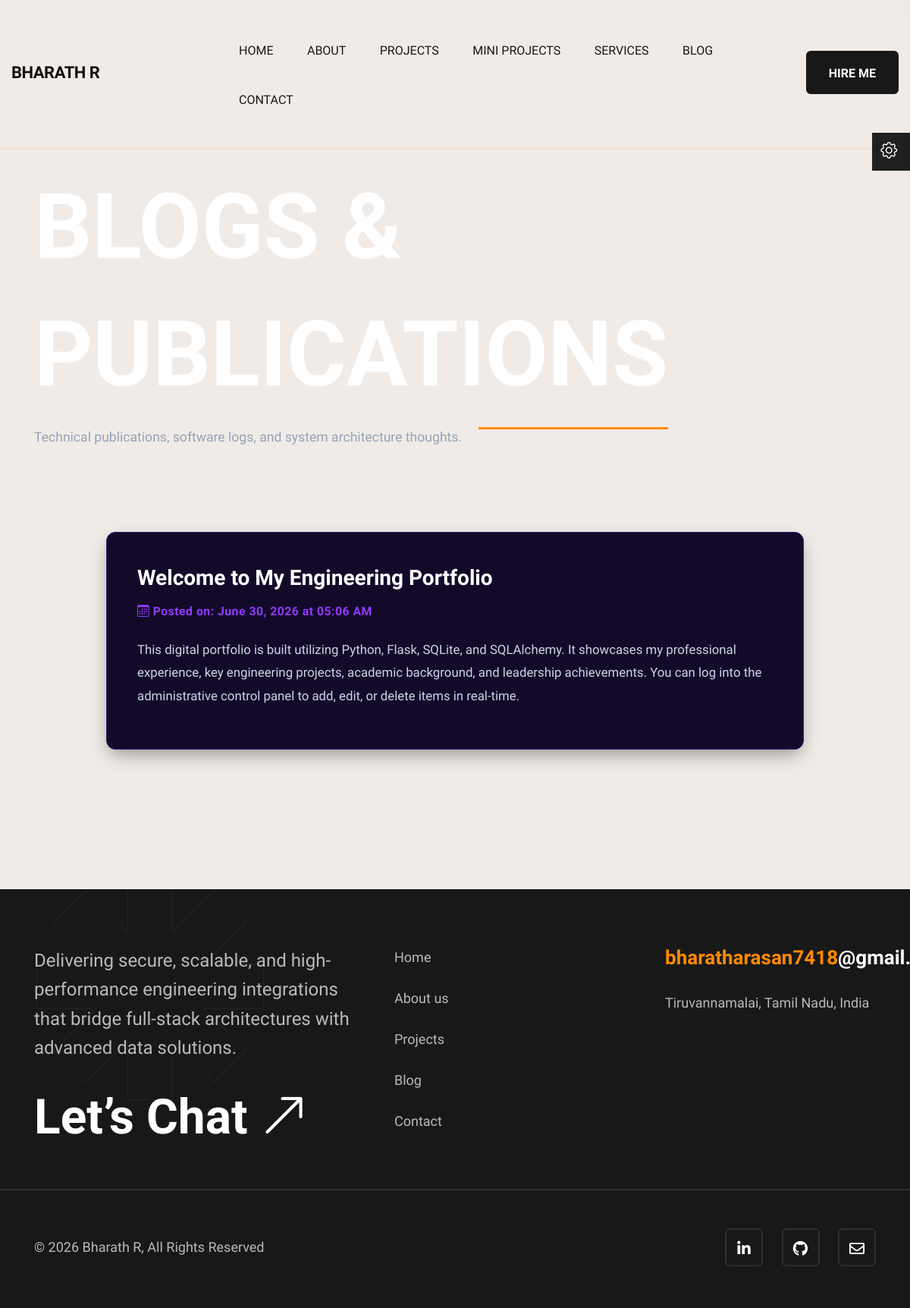
Screenshot of /blogs with the database file from the repository.
### app.py (models this page shows)
class Blog(db.Model):
    id = db.Column(db.Integer, primary_key=True)
    title = db.Column(db.String(150), nullable=False)
    content = db.Column(db.Text, nullable=False)
    date_posted = db.Column(db.DateTime, nullable=False, default=datetime.utcnow)

### app.py (the view)
@app.route('/blogs')
def blogs():
    all_blogs = Blog.query.order_by(Blog.date_posted.desc()).all()
    return render_template('blogs.html', blogs=all_blogs)

### templates/blogs.html
{% extends 'base.html' %}
{% block content %}
<div class="page-title-area pt-215 pb-30">
    <div class="container">
        <div class="row align-items-center">
            <div class="col-lg-9">
                <div class="page-title-wrapper text-lg-start text-center mb-40">
                    <h2 class="page-title mb-10" style="color: white;">Blogs & Publications</h2>
                    <p style="color: #94a3b8; font-size: 1.1rem;">Technical publications, software logs, and system architecture thoughts.</p>
                </div>
            </div>
        </div>
    </div>
</div>
<section class="blogs-details pt-40 pb-160">
    <div class="container">
        <div class="row justify-content-center">
            <div class="col-lg-10">
                {% for blog in blogs %}
                <div class="card mb-4" style="background: #130a2a; border: 1px solid #3c1e75; border-radius: 12px; padding: 40px; box-shadow: 0 10px 25px -5px rgba(0, 0, 0, 0.4);">
                    <h3 style="color: white; font-weight: 700; margin-bottom: 10px;">{{ blog.title }}</h3>
                    <small style="color:#913BFF; font-weight: 600; letter-spacing: 0.5px; display: block; margin-bottom: 20px;"><i class="bi bi-calendar3"></i> Posted on: {{ blog.date_posted.strftime('%B %d, %Y at %I:%M %p') }}</small>
                    <p style="color:#cbd5e1; font-size: 1.05rem; line-height: 1.8; white-space: pre-wrap;">{{ blog.content }}</p>
                </div>
                {% else %}
                <div class="text-center py-5" style="background: #130a2a; border: 1px solid #3c1e75; border-radius: 12px; padding: 50px;">
                    <p style="color: #94a3b8; font-size: 1.1rem;">No technical insights broadcasted yet. Log in to dashboard to post.</p>
                </div>
                {% endfor %}
            </div>
        </div>
    </div>
</section>
{% endblock %}

### static/css/spacing.css (style rules this page uses)
.mb-10 { margin-bottom: 10px; }
.mb-40 { margin-bottom: 40px; }
.pt-40 { padding-top: 40px; }
.pt-215 { padding-top: 215px; }
.pb-30 { padding-bottom: 30px; }
.pb-160 { padding-bottom: 160px; }

### templates/base.html (style rules this page uses)
:root { --accent-cyan: #913BFF; --text-muted: #94a3b8; --card-dark: #120c24; }
.card { background: #130a2a; border: 1px solid #3c1e75; padding: 2.2rem; border-radius: 12px; box-shadow: 0 10px 25px -5px rgba(0, 0, 0, 0.4); transition: transform 0.3s ease, border-color 0.3s ease, box-shadow 0.3s ease; }
.card h3, .card h4 { color: #ffffff; font-weight: 650; margin-bottom: 0.85rem; }
.card p { font-size: 0.95rem; line-height: 1.6; }

### rows the page displays
Blog: title "Welcome to My Engineering Portfolio", date_posted "June 30, 2026 at 05:06 AM", content "This digital portfolio is built utilizing Python, Flask, SQLite, and SQLAlchemy. It showcases my professional experience, key engineering projects, academic background, and leadership achievements. You can log into the administrative control panel to add, edit, or delete items in real-time."
